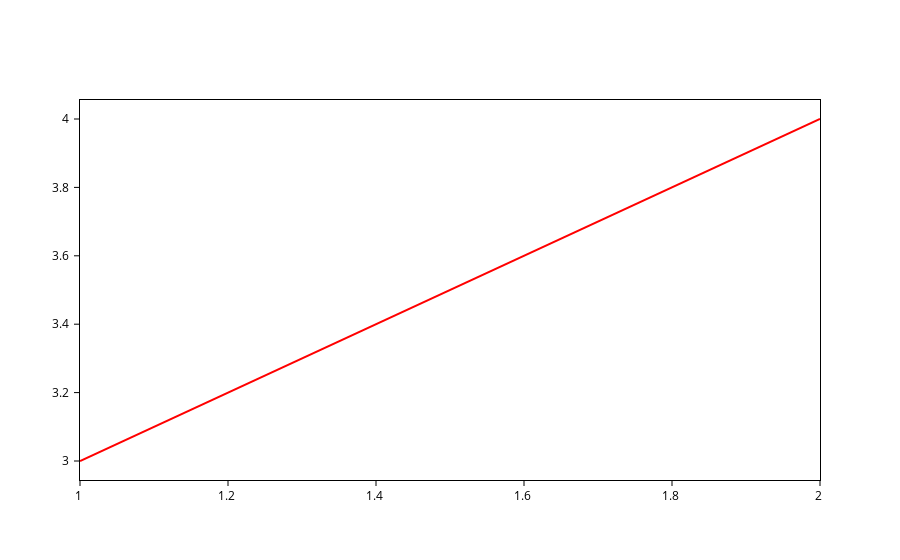

The code cell stored with this chart in its notebook:
### Markdown cell above
And then you just use it as you would expect:

### Code cell
plot = CoolPlot()
plot

### Figure 1 — Plotly figure (JSON) as saved in the notebook; plotly's stock layout.template omitted (floating-point values rounded to 4 significant figures)
{"data": [{"line": {"color": "red"}, "meta": {}, "mode": "lines", "opacity": 1, "type": "scatter", "x": [1, 2], "y": [3, 4]}], "layout": {}}
